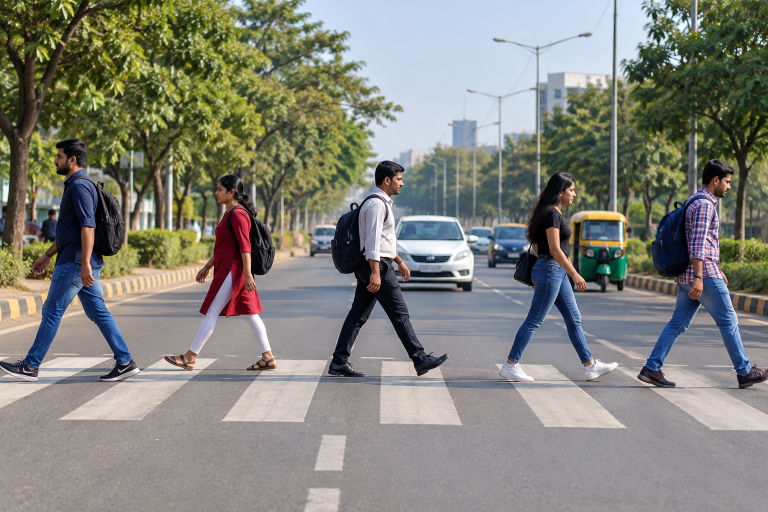
#> input picture road1.jpg, 1536 x 1024 px, given in place of lq.jpg, which was not available (shown at 1/2 size)
$ python 'VRSU_PROGRAM1_Image_Enhancement (1).py'   (older library calls are emulated)
#> lines starting #> are read from the running program, lines starting #| are printed output that depends on the picture; pictures that were not available may be replaced by others from this repository, and a replacement may not be noted
#PROGRAM-1
#Point Processing
#Histogram Equalization
import cv2
import matplotlib.pyplot as plt
# Load image in grayscale
img = cv2.imread("/content/sample_data/lq.jpg", 0)
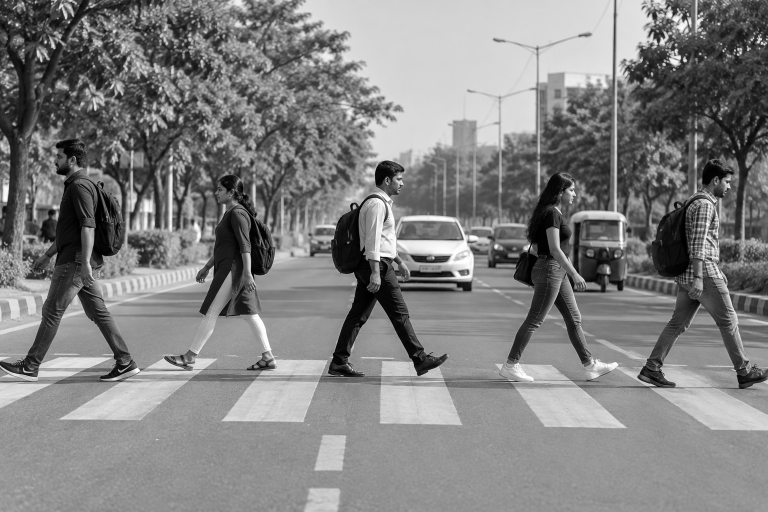
#> img: shape (1024, 1536) (shown at 1/2 size); min 0, max 255, mean 128.7
# Apply Histogram Equalization
he_img = cv2.equalizeHist(img)
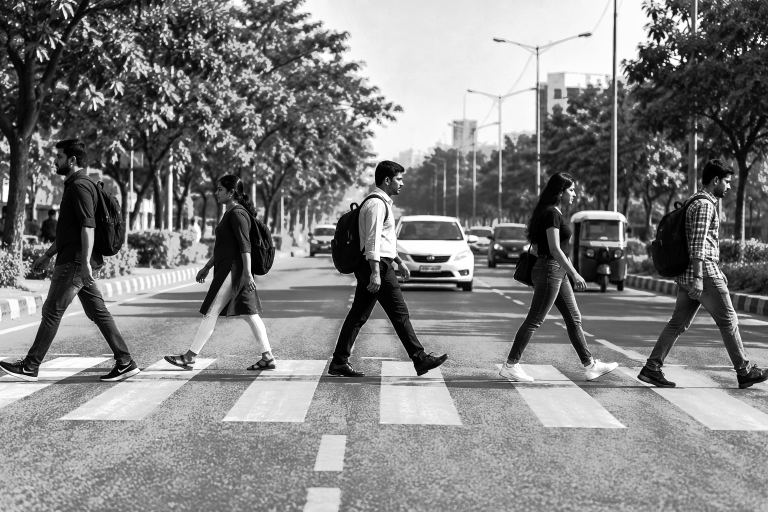
#> he_img: shape (1024, 1536) (shown at 1/2 size); min 0, max 255, mean 128.5
# Display results
plt.figure(figsize=(12,5))
plt.subplot(1,3,1)
plt.title("Original")
plt.imshow(img, cmap='gray')
plt.axis("off")
plt.subplot(1,3,2)
plt.title("Histogram Equalized")
plt.imshow(he_img, cmap='gray')
plt.axis("off")
plt.subplot(1,3,3)
plt.title("Histogram (Equalized)")
plt.hist(he_img.ravel(), 256)
plt.show()
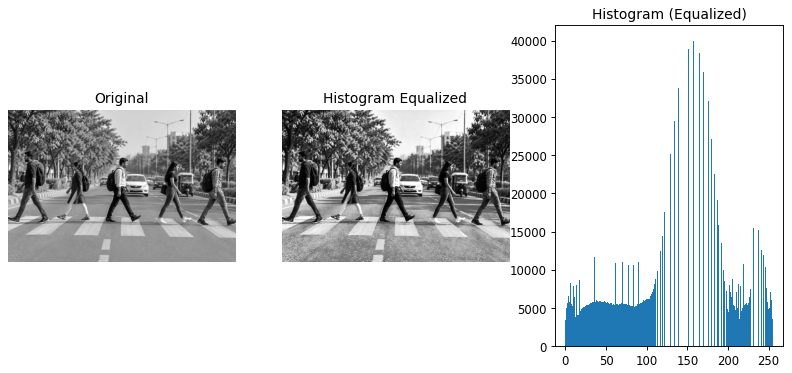
#> figure drawn by matplotlib, 3 panels; panel 3: tallest bar 40001 high, from x = 157.4 to 158.4


#Point Processing
#CLAHE
import cv2
import matplotlib.pyplot as plt
# Load grayscale image
img = cv2.imread("/content/sample_data/lq.jpg", 0)
# Create CLAHE object
clahe = cv2.createCLAHE(clipLimit=2.0, tileGridSize=(8, 8))
# Apply enhancement
clahe_img = clahe.apply(img)
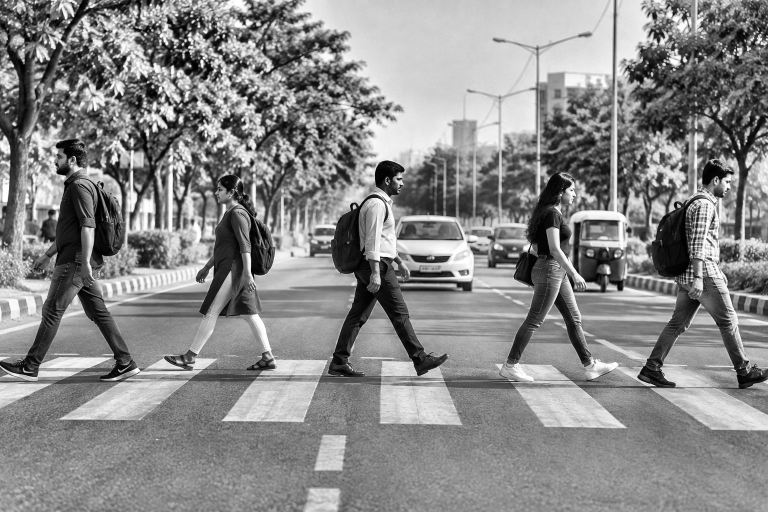
#> clahe_img: shape (1024, 1536) (shown at 1/2 size); min 0, max 255, mean 136.3
# Plot
plt.figure(figsize=(12,5))
plt.subplot(1,2,1)
plt.title("Original")
plt.imshow(img,cmap='Purples')
plt.axis("off")
plt.subplot(1,2,2)
plt.title("CLAHE Enhanced")
plt.imshow(clahe_img, cmap='gray')
plt.axis("off")

plt.show()


#Point Processing
#color Enhancement
import cv2
import matplotlib.pyplot as plt
img = cv2.imread("/content/sample_data/lq.jpg")
#> img is the input picture: shape (1024, 1536, 3); mean B, G, R 122.1, 130.3, 129.7
img_ycrcb = cv2.cvtColor(img, cv2.COLOR_BGR2YCrCb)
#> img_ycrcb: shape (1024, 1536, 3); mean of channels 0, 1, 2 129.1, 128.4, 124
# Split Y, Cr, Cb
Y, Cr, Cb = cv2.split(img_ycrcb)
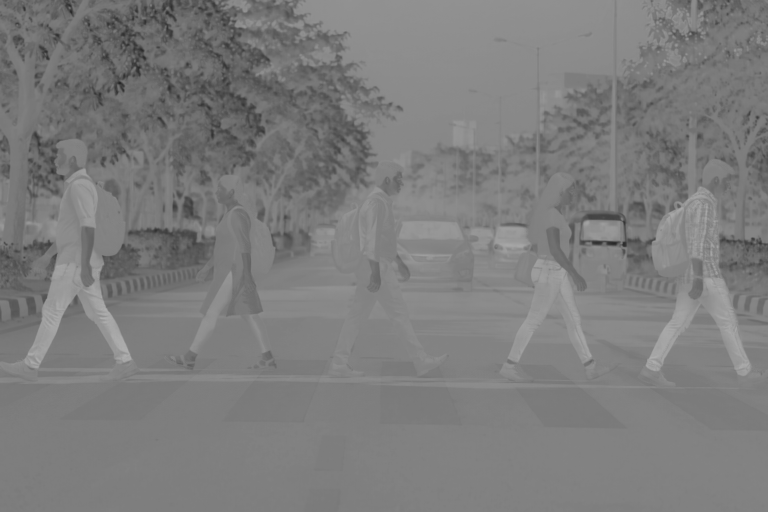
#> Cb: shape (1024, 1536) (shown at 1/2 size); min 33, max 177, mean 124
# CLAHE on Y channel
clahe = cv2.createCLAHE(clipLimit=2.5, tileGridSize=(8,8))
Y_clahe = clahe.apply(Y)
# Merge & convert back
img_clahe = cv2.merge((Y_clahe, Cr, Cb))
#> img_clahe: shape (1024, 1536, 3); mean of channels 0, 1, 2 137, 128.4, 124
img_clahe = cv2.cvtColor(img_clahe, cv2.COLOR_YCrCb2BGR)
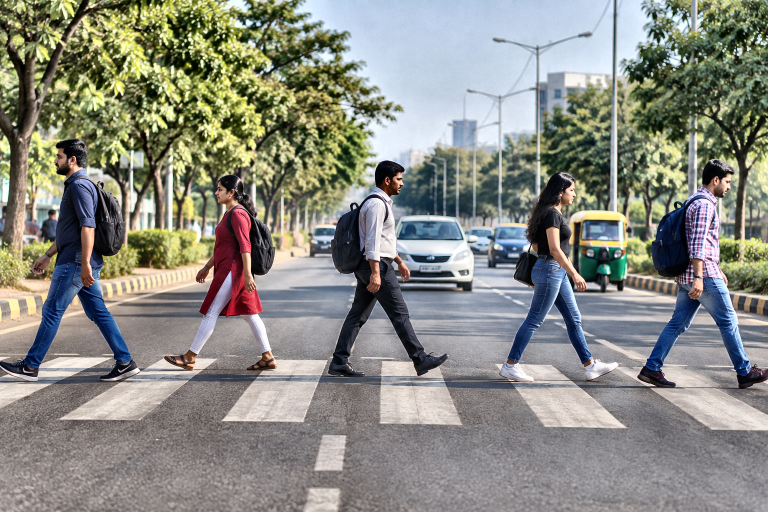
#> img_clahe: shape (1024, 1536, 3) (shown at 1/2 size); mean B, G, R 129.9, 138.1, 137.3
plt.figure(figsize=(12,5))
plt.subplot(1,2,1)
plt.title("Original")
plt.imshow(cv2.cvtColor(img, cv2.COLOR_BGR2RGB))
plt.axis("off")
plt.subplot(1,2,2)
plt.title("Color CLAHE")
plt.imshow(cv2.cvtColor(img_clahe, cv2.COLOR_BGR2RGB))
plt.axis("off")
plt.show()
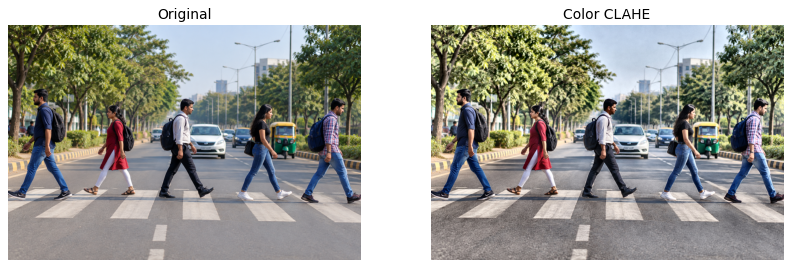
#> figure drawn by matplotlib, 2 panels


# Spatial Domain Filtering - Smoothing

import cv2
import matplotlib.pyplot as plt

# ------------------------------
# Load 3 different images
# ------------------------------
img_avg = cv2.imread("/content/sample_data/average blur ex.jpg")
img_gauss = cv2.imread("/content/sample_data/guassian blur.webp")
img_median = cv2.imread("/content/sample_data/median blur eg.png")

# Check loading
if img_avg is None or img_gauss is None or img_median is None:
    print("Error: One or more images not found. Check file paths!")
    exit()
#> (the program exits here)
